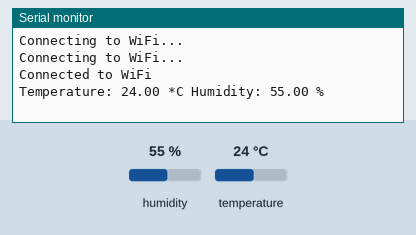
The sketch below on a simulated ESP8266 (NodeMCU). On the bench: the last lines printed to the serial monitor. The inputs (shaded band) are chosen by the test bench; at power-on: humidity 55 %, temperature 24 °C. WiFi joins after 1.5 s; servers stay silent unless stated.

Above: at 3.2 s.
3.3 s: humidity set to 22 %
14.7 s: temperature set to 12 °C
At 18.7 s:
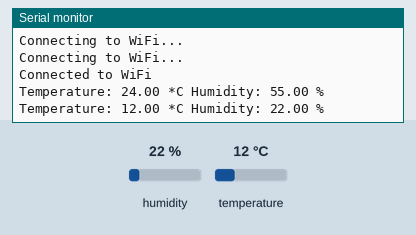
26.1 s: humidity set to 40 %
At 33.5 s:
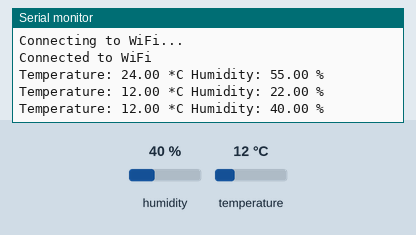

The sketch:

ESP_DHT.ino
```cpp
#include <ESP8266WiFi.h>
#include <DHT.h>

// Replace with your network credentials
const char* ssid = "your_SSID";
const char* password = "your_PASSWORD";

// ThingSpeak API details
const char* server = "api.thingspeak.com";
String apiKey = "YOUR_WRITE_API_KEY";

// DHT sensor
#define DHTPIN D2          // Pin where the DHT sensor is connected
#define DHTTYPE DHT11      // DHT 11 type sensor
DHT dht(DHTPIN, DHTTYPE);

void setup() {
  Serial.begin(115200);
  WiFi.begin(ssid, password);

  while (WiFi.status() != WL_CONNECTED) {
    delay(1000);
    Serial.println("Connecting to WiFi...");
  }
  Serial.println("Connected to WiFi");

  dht.begin();  // Start the DHT sensor
}

void loop() {
  // Read temperature and humidity from DHT sensor
  float temperature = dht.readTemperature();  // Celsius
  float humidity = dht.readHumidity();

  // Check if reading is successful
  if (isnan(temperature) || isnan(humidity)) {
    Serial.println("Failed to read from DHT sensor!");
    return;
  }

  // Print the sensor values to the Serial Monitor
  Serial.print("Temperature: ");
  Serial.print(temperature);
  Serial.print(" *C ");
  Serial.print("Humidity: ");
  Serial.print(humidity);
  Serial.println(" %");

  // Send data to ThingSpeak
  WiFiClient client;
  if (client.connect(server, 80)) {
    String url = "/update?api_key=" + apiKey + "&field1=" + String(temperature) + "&field2=" + String(humidity);
    client.print(String("GET ") + url + " HTTP/1.1\r\n" +
                 "Host: " + server + "\r\n" +
                 "Connection: close\r\n\r\n");
  }

  // Wait 15 seconds before sending the next data
  delay(15000); // Wait for 15 seconds
}
```

Measured:
- after the input at 14.7 s, the serial monitor: prints a new line after 2.5 s (image 1)
- after the input at 26.1 s, the serial monitor: prints a new line after 6.4 s (image 2)
